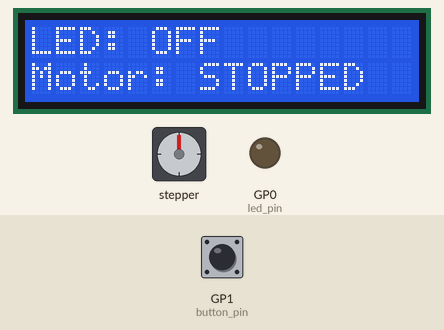
This program was run on a simulated Raspberry Pi Pico running MicroPython. On the bench: 16×2 character LCD, stepper motor, output pins drawn as LEDs (lit = HIGH). The inputs (shaded band) are chosen by the test bench; at power-on: GP1 (button_pin) HIGH. The stepper is drawn at 2048 steps a turn; library files of the repository ran but are not shown: i2c_lcd.py; pins used as bus, display or sensor lines are not drawn.

Above: at 1.3 s.
1.4 s: GP1 (button_pin) pulled LOW for 0.15 s
At 1.62 s:
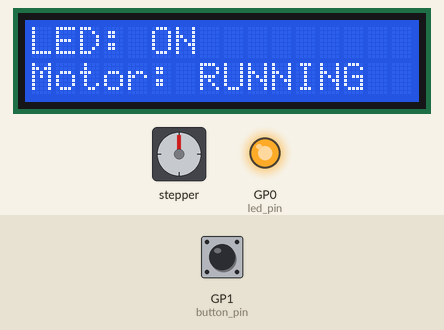
At 2.72 s:
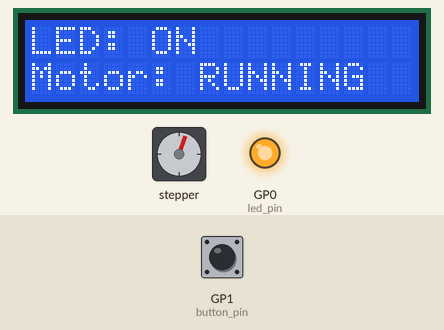
Timing chart, 0 to 16.9 s (numbered marks = the images above; inputs shaded):
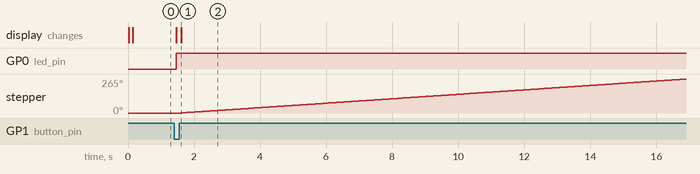

The program:

ProjectFour.py
```python
import machine
import utime
from i2c_lcd import I2cLcd

# Define the I2C address of the LCD (use the address detected by the I2C scanner)
I2C_ADDR = 0x27  # Replace with your LCD's I2C address
I2C_NUM_ROWS = 2
I2C_NUM_COLS = 16

# Initialize I2C on bus 1 with SDA on Pin 2 and SCL on Pin 3
i2c = machine.I2C(1, scl=machine.Pin(3), sda=machine.Pin(2), freq=100000)

# Initialize the LCD
lcd = I2cLcd(i2c, I2C_ADDR, I2C_NUM_ROWS, I2C_NUM_COLS)

# Define GP0 as an output pin for the LED
led_pin = machine.Pin(0, machine.Pin.OUT)

# Define GP1 as an input pin with a pull-up resistor for the button
button_pin = machine.Pin(1, machine.Pin.IN, machine.Pin.PULL_UP)

# Stepper motor control pins
stepper_pins = [
    machine.Pin(6, machine.Pin.OUT),  # IN1
    machine.Pin(7, machine.Pin.OUT),  # IN2
    machine.Pin(8, machine.Pin.OUT),  # IN3
    machine.Pin(9, machine.Pin.OUT)   # IN4
]

# Stepper motor steps for one revolution
step_sequence = [
    [1, 0, 0, 0],
    [1, 1, 0, 0],
    [0, 1, 0, 0],
    [0, 1, 1, 0],
    [0, 0, 1, 0],
    [0, 0, 1, 1],
    [0, 0, 0, 1],
    [1, 0, 0, 1]
]

# Variables to track button states
button_state = button_pin.value()
prev_button_state = button_state

# Function to display LED and motor state on the LCD
def update_lcd(led_state, motor_state):
    lcd.clear()  # Clear the LCD before writing new text
    utime.sleep_ms(100)  # Give a small delay to ensure clearing completes

    if led_state:
        lcd.move_to(0, 0)
        lcd.putstr("LED: ON")
    else:
        lcd.move_to(0, 0)
        lcd.putstr("LED: OFF")

    if motor_state:
        lcd.move_to(0, 1)
        lcd.putstr("Motor: RUNNING")
    else:
        lcd.move_to(0, 1)
        lcd.putstr("Motor: STOPPED")

# Function to control stepper motor steps
def step_motor(steps, direction=1, delay=10):
    for _ in range(steps):
        for step in step_sequence[::direction]:
            for pin, value in zip(stepper_pins, step):
                pin.value(value)
            utime.sleep_ms(delay)

# Display initial states
update_lcd(led_pin.value(), False)

# Main loop
while True:
    # Read the state of the button
    button_state = button_pin.value()

    # Check if the button state has changed (active low)
    if button_state != prev_button_state:
        # Debounce delay
        utime.sleep_ms(20)
        # Confirm the state change
        if button_state == button_pin.value():
            # If the button is pressed
            if button_state == 0:
                # Toggle the LED
                led_pin.toggle()
                # Update the LCD with the new LED state
                motor_running = led_pin.value() == 1
                update_lcd(led_pin.value(), motor_running)

                # If LED is ON, run the stepper motor
                if motor_running:
                    step_motor(512, direction=1, delay=5)  # Run motor for 512 steps (one revolution)
                else:
                    for pin in stepper_pins:
                        pin.value(0)  # Stop the motor by setting all pins to low

    # Update the previous button state
    prev_button_state = button_state

    # Short delay to reduce CPU usage
    utime.sleep_ms(50)
```

Measured:
- after the input at 1.4 s, GP0 (led_pin): LOW → HIGH after 0.06 s; stepper: keeps turning clockwise at about 17°/s, starting after 0.21 s; the display: first changes after 0.07 s (image 1 shows a later state)
